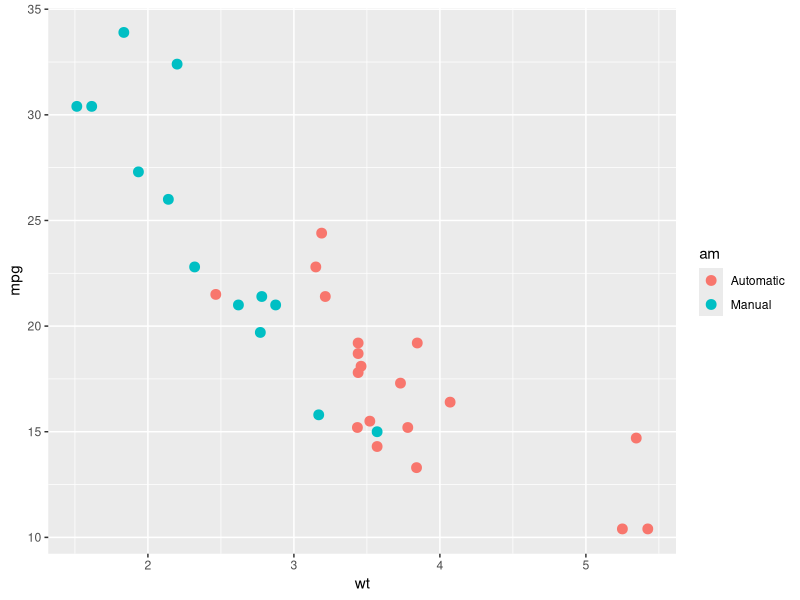
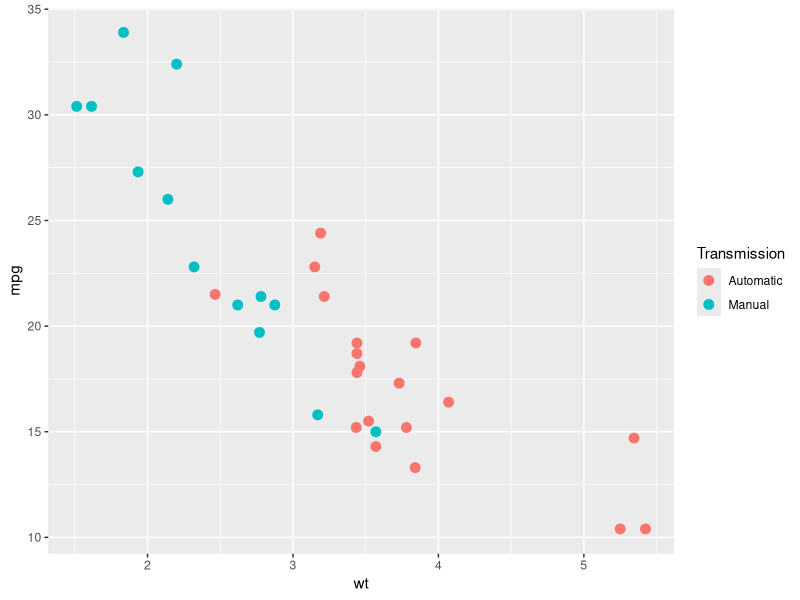
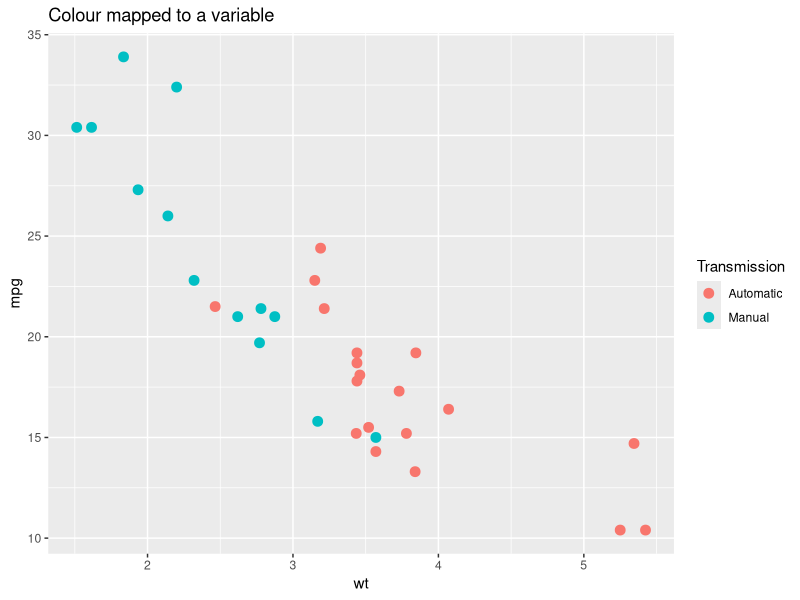
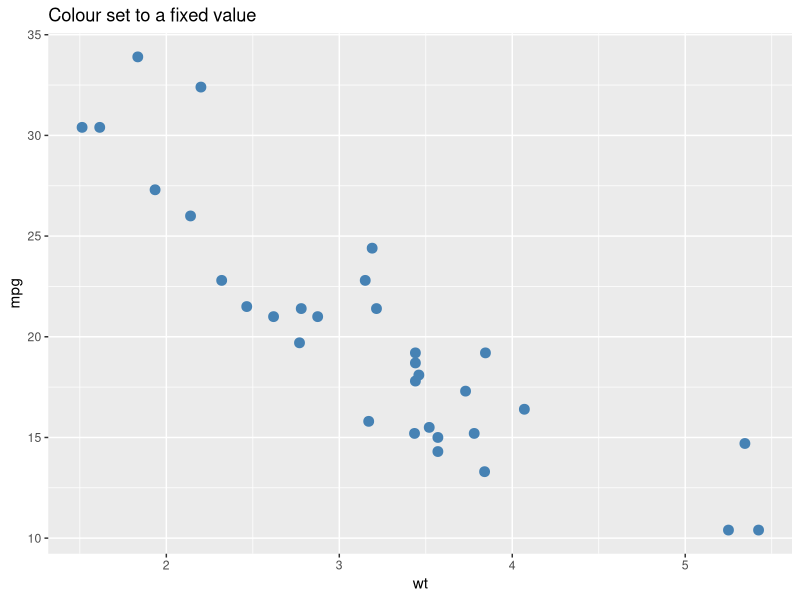
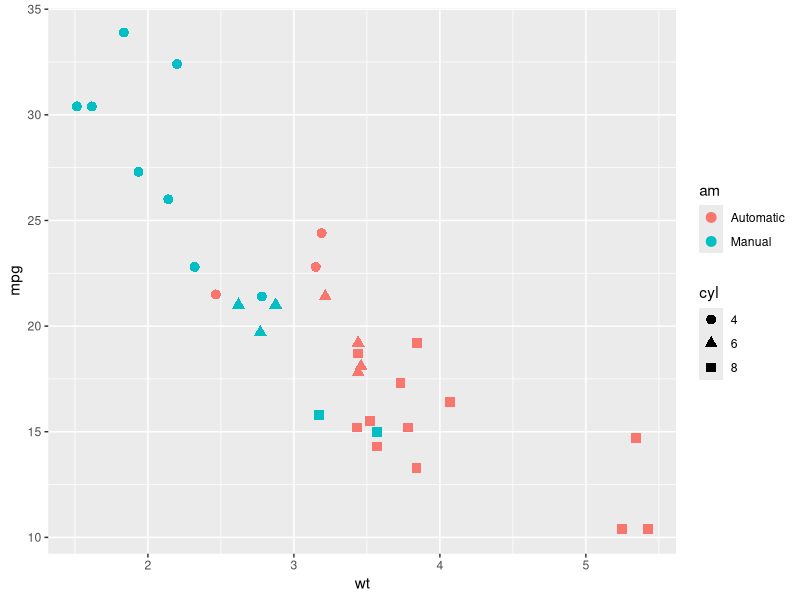
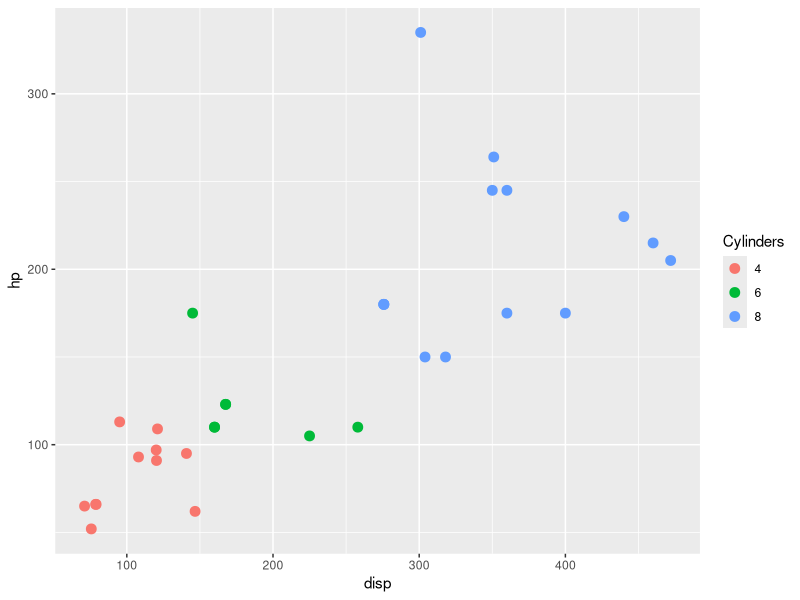
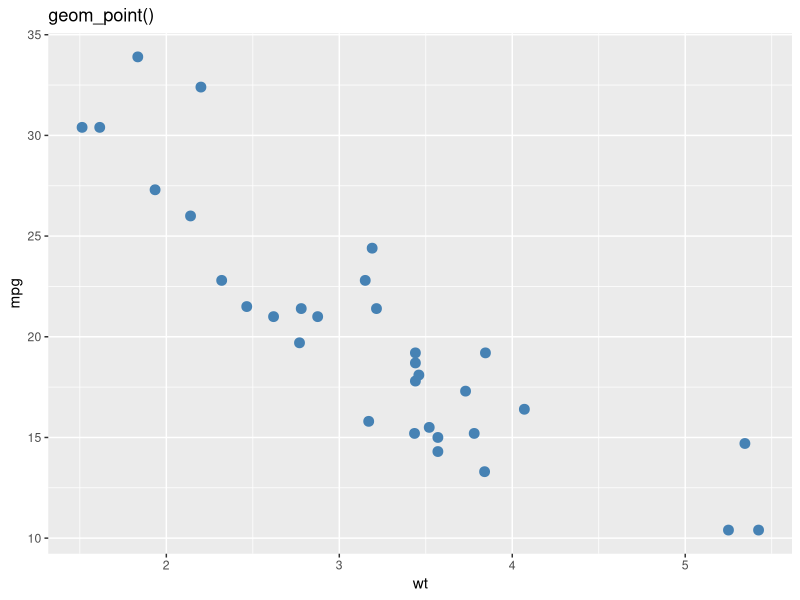
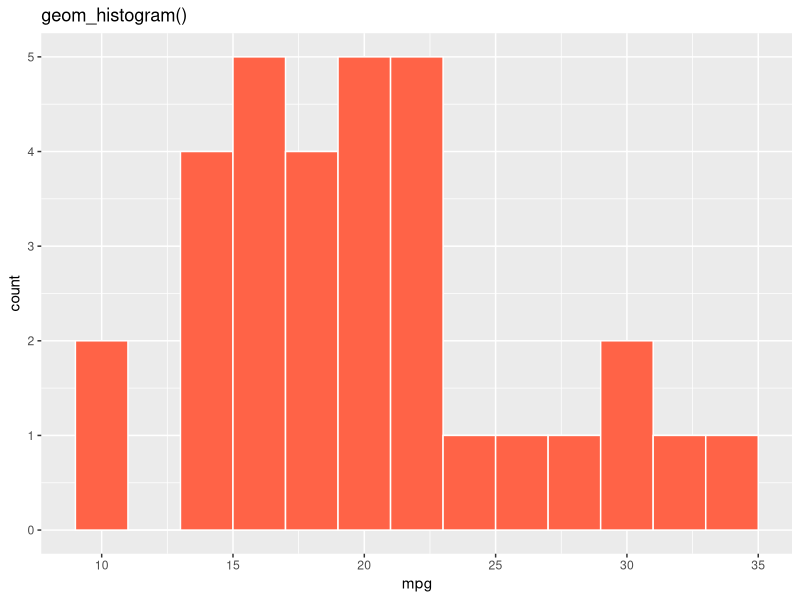

Here is the R script that generated these plots, in order:
## ---- chunk 1
library(knitr)
library(ggplot2)
library(dplyr)
library(patchwork)  # for combining multiple plots into one layout
library(tibble)

opts_chunk$set(echo = TRUE, message = FALSE, warning = FALSE)

cars <- mtcars %>%
  rownames_to_column(var = "car") %>%   # move row names (car models) into a real column
  mutate(
    cyl = factor(cyl),                  # treat cylinder count as a category, not a number
    gear = factor(gear),                # same for number of gears
    am = factor(am, levels = c(0, 1), labels = c("Automatic", "Manual"))  # give 0/1 readable labels
  )
## ---- chunk 2
glimpse(cars)
## ---- chunk 3
ggplot(cars, aes(x = wt, y = mpg, color = am)) +
  geom_point(size = 3)
## ---- chunk 4
ggplot(cars, aes(x = wt, y = mpg, color = am)) +  # wt -> x, mpg -> y, am -> colour
  geom_point(size = 3) +
  labs(color = "Transmission")  # labs() adds readable labels; we cover it in detail later
## ---- chunk 5
mapped_plot <- ggplot(cars, aes(x = wt, y = mpg, color = am)) +  # color inside aes() = data-driven
  geom_point(size = 3) +
  labs(title = "Colour mapped to a variable", color = "Transmission")

mapped_plot
## ---- chunk 6
set_plot <- ggplot(cars, aes(x = wt, y = mpg)) +
  geom_point(size = 3, color = "steelblue") +  # color outside aes() = fixed value for all points
  labs(title = "Colour set to a fixed value")

set_plot
## ---- chunk 7
ggplot(cars, aes(x = wt, y = mpg, color = am, shape = cyl)) +  # two aesthetics mapped at once
  geom_point(size = 3)
## ---- chunk 8
ggplot(cars, aes(x = disp, y = hp, color = cyl)) +  # cyl mapped to color (inside aes)
  geom_point(size = 3) +                             # size set to fixed value (outside aes)
  labs(color = "Cylinders")                          # rename the colour legend
## ---- chunk 9
scatter_geom <- ggplot(cars, aes(x = wt, y = mpg)) +
  geom_point(color = "steelblue", size = 3) +
  labs(title = "geom_point()")

scatter_geom
## ---- chunk 10
hist_geom <- ggplot(cars, aes(x = mpg)) +
  geom_histogram(binwidth = 2, fill = "tomato", color = "white") +  # binwidth controls bar width; color is bar border
  labs(title = "geom_histogram()")

hist_geom
## ---- chunk 11
bar_geom <- ggplot(cars, aes(x = cyl)) +
  geom_bar(fill = "grey40") +   # geom_bar() counts rows per category automatically
  labs(title = "geom_bar()", x = "Cylinders")

bar_geom
## ---- chunk 12
box_geom <- ggplot(cars, aes(x = cyl, y = mpg)) +
  geom_boxplot(fill = "khaki") +
  labs(title = "geom_boxplot()", x = "Cylinders")

box_geom
## ---- chunk 13
line_geom <- ggplot(cars %>% arrange(wt), aes(x = wt, y = mpg)) +
  geom_line(color = "steelblue", linewidth = 0.8) +
  labs(title = "geom_line()")

line_geom
## ---- chunk 14
line_geom <- ggplot(cars %>% arrange(wt), aes(x = wt, y = mpg)) +
  geom_line(color = "steelblue", linewidth = 0.8) +
  geom_point(color = "steelblue", size = 2) + 
  #Adding `geom_point()` on top makes individual cars visible.
  labs(title = "geom_line()")

line_geom
## ---- chunk 15
ggplot(cars, aes(x = gear, y = mpg)) +
  geom_boxplot(fill = "grey85", outlier.shape = NA) +  # hide outlier dots so jitter shows all cars
  geom_jitter(aes(color = am), width = 0.15, size = 2.5, alpha = 0.85) +  # color = am only applies to this geom
  labs(x = "Gears", y = "Miles per gallon", color = "Transmission") +
  theme_minimal()
## ---- chunk 16
ggplot(cars, aes(x = wt, y = mpg)) +
  geom_point(aes(color = am), size = 3) +
  geom_smooth(method = "lm", se = FALSE, color = "black", linewidth = 0.8) +  # lm = linear trend line; se = FALSE hides confidence ribbon
  geom_text(
    data = cars %>% filter(mpg > 30 | wt > 5),  # only label the extreme/interesting cars
    aes(label = car),
    check_overlap = TRUE,  # skip labels that would overlap each other
    nudge_y = 1,           # shift labels slightly above their points
    size = 3
  ) +
  labs(color = "Transmission")
## ---- chunk 17
ggplot(cars, aes(x = cyl, y = hp)) +
  geom_boxplot(fill = "grey85", outlier.shape = NA) +       # hide outlier dots; jitter will show all points
  geom_jitter(aes(color = gear), width = 0.15, size = 2.5, alpha = 0.85) +  # color mapped per-geom, not inherited
  labs(x = "Cylinders", y = "Horsepower", color = "Gears")
## ---- chunk 18
numeric_default <- ggplot(cars, aes(x = hp, y = mpg)) +
  geom_point(size = 3, color = "grey40") +
  labs(title = "Default numeric scales")

numeric_default
## ---- chunk 19
numeric_scaled <- ggplot(cars, aes(x = hp, y = mpg)) +
  geom_point(size = 3, color = "grey40") +
  scale_x_continuous(breaks = seq(50, 350, by = 50)) +  # seq() generates tick positions: 50, 100, 150 ...
  scale_y_continuous(breaks = seq(10, 35, by = 5)) +
  labs(title = "Custom numeric breaks")

numeric_scaled
## ---- chunk 20
default_order_plot <- ggplot(cars, aes(x = factor(cyl), y = mpg)) +
  geom_boxplot(fill = "grey80") +
  labs(title = "Default order", x = "Cylinders")

default_order_plot
## ---- chunk 21
reordered_plot <- ggplot(cars, aes(x = factor(cyl, levels = c("8", "6", "4")), y = mpg)) +  # set the category order directly
  geom_boxplot(fill = "tomato") +
  labs(title = "Manually reordered", x = "Cylinders")

reordered_plot
## ---- chunk 22
ggplot(cars, aes(x = cyl, y = mpg)) +
  geom_boxplot(fill = "orchid") +
  scale_x_discrete(
    limits = c("8", "6", "4"),                       # set the display order
    labels = c("8-cyl", "6-cyl", "4-cyl")            # rename the tick labels
  ) +
  labs(title = "Relabelled with scale_x_discrete()", x = "Cylinders")
## ---- chunk 23
color_scale_plot <- ggplot(cars, aes(x = wt, y = mpg, color = hp)) +
  geom_point(size = 4) +
  scale_color_gradient(low = "skyblue", high = "firebrick") +  # low hp = blue, high hp = red
  labs(title = "Continuous colour scale", color = "Horsepower")

color_scale_plot
## ---- chunk 24
mean_mpg_by_cyl_gear <- cars %>%
  group_by(cyl, gear) %>%
  summarise(mean_mpg = mean(mpg), .groups = "drop")  # .groups = "drop" removes grouping after summarise
## ---- chunk 25
fill_scale_plot <- ggplot(mean_mpg_by_cyl_gear, aes(x = cyl, y = gear, fill = mean_mpg)) +
  geom_tile(color = "white", linewidth = 0.8) +                          # color here is the tile border, not fill
  geom_text(aes(label = round(mean_mpg, 1)), color = "white", fontface = "bold") +  # overlay value labels on tiles
  scale_fill_gradient(low = "khaki1", high = "darkgreen") +
  labs(
    title = "Continuous fill scale",
    x = "Cylinders",
    y = "Gears",
    fill = "Mean mpg"
  )

fill_scale_plot
## ---- chunk 26
ggplot(cars, aes(x = wt, y = mpg, color = hp)) +
  geom_point(size = 3) +
  scale_color_gradient(low = "gold", high = "purple") +
  scale_x_continuous(breaks = seq(1, 6, by = 1)) +
  labs(color = "Horsepower", x = "Weight (1000 lb)", y = "Miles per gallon")
## ---- chunk 27
ggplot(cars, aes(x = wt, y = mpg, color = am)) +
  geom_point(size = 3) +
  labs(
    title = "Fuel efficiency and car weight",
    subtitle = "Heavier cars tend to use more fuel",
    x = "Weight (1000 lb)",
    y = "Miles per gallon",
    color = "Transmission",
    caption = "Data source: mtcars"
  )
## ---- chunk 28
styled_plot <- ggplot(cars, aes(x = wt, y = mpg, color = am)) +
  geom_point(size = 3) +
  labs(
    title = "Heavier cars tend to have lower fuel efficiency",
    subtitle = "Transmission highlights one part of the pattern in mtcars",
    x = "Weight (1000 lb)",
    y = "Miles per gallon",
    color = "Transmission"
  ) +
  theme_minimal(base_size = 12) +  # clean background; base_size scales all text proportionally
  theme(legend.position = "top")   # move legend above the plot

styled_plot
## ---- chunk 29
scatter_geom | hist_geom  # side by side
## ---- chunk 30
scatter_geom / box_geom  # stacked
## ---- chunk 31
dashboard_plot <- (styled_plot / (reordered_plot | fill_scale_plot)) +  # / stacks rows; inner | places side by side
  plot_annotation(
    title = "Three views of the mtcars dataset",
    subtitle = "Scatter plot, reordered box plot, and summary heatmap",
    caption = "Data source: mtcars"
  ) +
  plot_layout(guides = "collect")  # merge duplicate legends into one shared legend

dashboard_plot
## ---- chunk 32
png_file <- tempfile("mtcars-plot-", fileext = ".png")  # tempfile() creates a safe throwaway path
pdf_file <- tempfile("mtcars-plot-", fileext = ".pdf")

ggsave(filename = png_file, plot = styled_plot, width = 8, height = 5, dpi = 300)  # dpi = resolution; 300 is print quality
ggsave(filename = pdf_file, plot = styled_plot, width = 8, height = 5)             # PDF is vector so dpi is irrelevant

png_file  # print the path so you can inspect the saved file
pdf_file
## ---- chunk 33
fuel_scatter <- ggplot(cars, aes(x = wt, y = mpg, color = hp)) +
  geom_point(size = 3) +
  scale_color_gradient(low = "lightblue", high = "darkred") +  # encodes a third variable (hp) through colour
  labs(
    title = "Fuel efficiency vs weight",
    x = "Weight (1000 lb)",
    y = "Miles per gallon",
    color = "Horsepower"
  )

fuel_boxplot <- ggplot(cars, aes(x = factor(cyl, levels = c("4", "6", "8")), y = mpg, fill = am)) +
  geom_boxplot() +
  labs(
    title = "Fuel efficiency by cylinder count",
    x = "Cylinders",
    y = "Miles per gallon",
    fill = "Transmission"
  )

fuel_scatter | fuel_boxplot  # combine the two panels side by side
